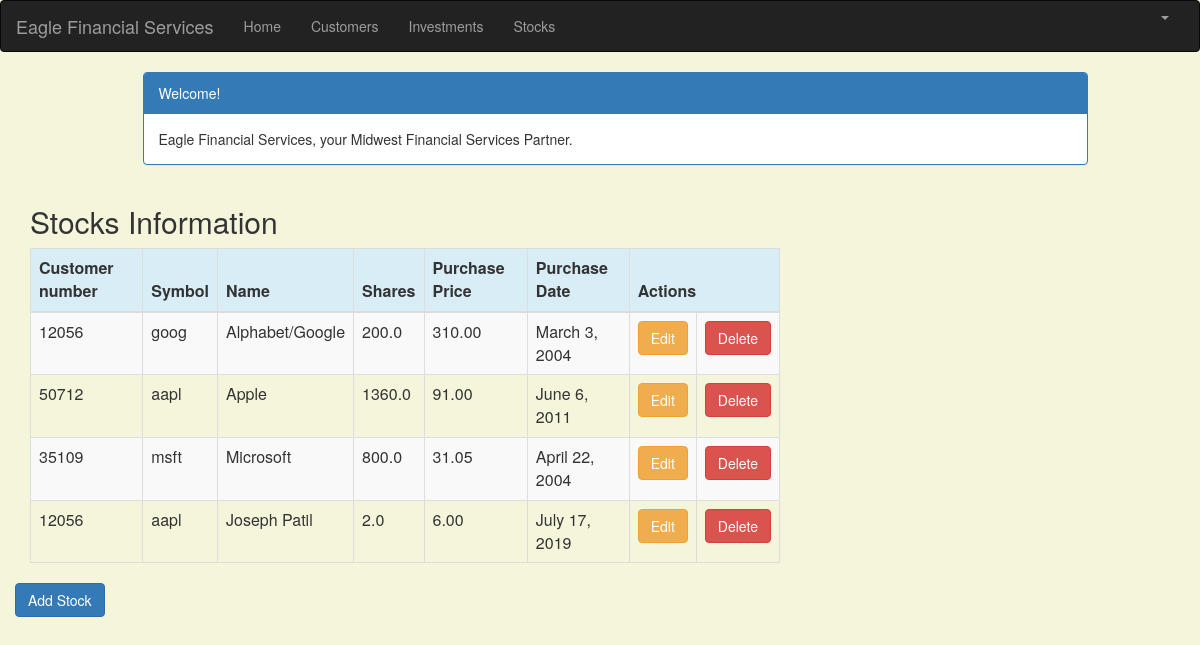
/stock_list (signed in), run on the app's committed database.
### portfolio/models.py (models this page shows, shortened)
class Stock(models.Model):
    customer = models.ForeignKey(Customer, on_delete=models.CASCADE, related_name='stocks')
    symbol = models.CharField(max_length=10)
    name = models.CharField(max_length=50)
    shares = models.DecimalField (max_digits=10, decimal_places=1)
    purchase_price = models.DecimalField(max_digits=10, decimal_places=2)
    purchase_date = models.DateField(default=timezone.now, blank=True, null=True)

class Customer(models.Model):
    name = models.CharField(max_length=50)
    address = models.CharField(max_length=200)
    cust_number = models.IntegerField(blank=False, null=False)
    city = models.CharField(max_length=50)
    state = models.CharField(max_length=50)
    zipcode = models.CharField(max_length=10)
    email = models.EmailField(max_length=200)
    cell_phone = models.CharField(max_length=50)
    created_date = models.DateTimeField(
            default=timezone.now)
    updated_date = models.DateTimeField(auto_now_add=True)
    def __str__(self):
            return str(self.cust_number)

### portfolio/views.py (the view)
# urls.py: path('stock_list', views.stock_list, name='stock_list'),
@login_required
def stock_list(request):
    stocks = Stock.objects.filter(purchase_date__lte=timezone.now())
    return render(request, 'portfolio/stock_list.html', {'stocks': stocks})

### efs_1/portfolio/Templates/Portfolio/stock_list.html (shortened to what this page needs)
{% extends 'portfolio/base.html' %}
{% block content %}
    <html>
    <head>
        <link rel="stylesheet" href="https://maxcdn.bootstrapcdn.com/bootstrap/3.3.4/css/bootstrap.min.css">
    </head>
    <body>
    <div class="container">
        <div class="row">
            <div class="col-md-10 col-md-offset-1">
                <div class="panel panel-primary">
                    <div class="panel-heading">Welcome!</div>
                    <div class="panel-body">
                        Eagle Financial Services, your Midwest Financial Services Partner.
                    </div>
                </div>
            </div>
        </div>
    </div>
    <div class="row">
        <h2 style="padding-left: 15Px">Stocks Information</h2>
    </div>
    <div>
        <table class="table table-striped table-bordered table-hover">
            <thead>
            <tr class="bg-info">
                <th>Customer number</th>
                <th>Symbol</th>
                <th>Name</th>
                <th>Shares</th>
                <th>Purchase Price</th>
                <th>Purchase Date</th>
                <th colspan="3">Actions</th>
            </tr>
            </thead>
            <tbody>
            {% for stock in stocks %}
                <tr>
                    <td>{{ stock.customer }}</td>
                    <td>{{ stock.symbol }}</td>
                    <td>{{ stock.name }}</td>
                    <td>{{ stock.shares }}</td>
                    <td>{{ stock.purchase_price }}</td>
                    <td>{{ stock.purchase_date }}</td>
                    <td><a href="{% url 'portfolio:stock_edit' pk=stock.pk %}"
                           class="btn btn-warning">Edit</a></td>
                    <td><a href="% url 'portfolio:stock_delete' pk=stock.pk %}"
                           class="btn btn-danger">Delete</a></td>
                </tr>
            {% endfor %}
            </tbody>
        </table>
     <div class="row">
         <a href="{% url 'portfolio:stock_new' %}" class="row"><span
                    class="btn btn-primary">Add Stock</span></a>
     </div>
    </div>
    </body>
    </html>
{% endblock %}

### efs_1/portfolio/Templates/Portfolio/stock_list.html (style rules this page uses)
body { background-color: beige; }

### data on the page
Stock: customer "12056", symbol "goog", name "Alphabet/Google", shares "200.0", purchase_price "310.00", purchase_date "March 3, 2004"
Stock: customer "50712", symbol "aapl", name "Apple", shares "1360.0", purchase_price "91.00", purchase_date "June 6, 2011"
Stock: customer "35109", symbol "msft", name "Microsoft", shares "800.0", purchase_price "31.05", purchase_date "April 22, 2004"
Stock: customer "12056", symbol "aapl", name "Joseph Patil", shares "2.0", purchase_price "6.00", purchase_date "July 17, 2019"
